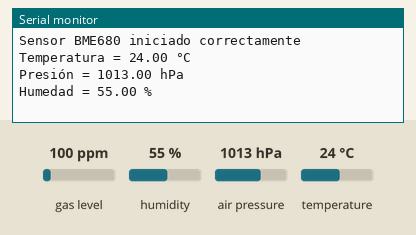
Recording of a sketch running on a simulated ESP32. Shown: the last lines printed to the serial monitor. The inputs (shaded band) are chosen by the test bench; at power-on: humidity 55 %, air pressure 1013 hPa, temperature 24 °C, gas level 100 ppm.

Above: at 2.2 s.
2.3 s: humidity set to 22 %
At 3.0 s:
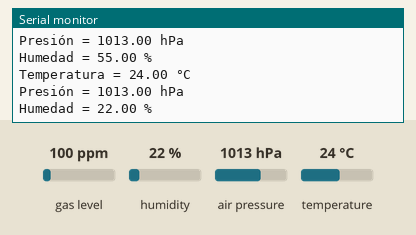
3.9 s: air pressure set to 952 hPa
At 5.0 s:
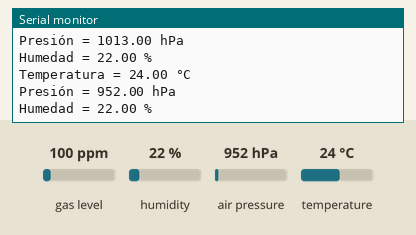
5.5 s: temperature set to 12 °C
At 6.6 s:
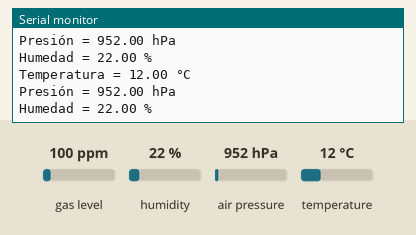

The sketch:

BME680_Code.ino
```cpp
#include <Wire.h>
#include <Adafruit_Sensor.h>
#include "Adafruit_BME680.h"  //libreria Sensor

// Pines I2C
#define I2C_SDA 21
#define I2C_SCL 33

Adafruit_BME680 bme;  // I2C

void setup() {
  delay(1000);
  Serial.begin(115200);
  while (!Serial);

  Wire.begin(I2C_SDA, I2C_SCL);  // Inicia I2C en pines establecidos

  // Inicializa el sensor BME680
  if (!bme.begin()) {
    Serial.println("Error al detectar BME680 ");    //Si no se logra inicializar entra no avanza el programa
    while (1);
  }

  // Configura el sensor
  bme.setTemperatureOversampling(BME680_OS_8X);
  bme.setHumidityOversampling(BME680_OS_2X);
  bme.setPressureOversampling(BME680_OS_4X);
  bme.setIIRFilterSize(BME680_FILTER_SIZE_3);
  bme.setGasHeater(320, 150); // Temperatura y duración del calentador (para medición de gas)

  Serial.println("Sensor BME680 iniciado correctamente ");
}

void loop() {
  // Prepara una lectura
  if (!bme.performReading()) {
    Serial.println("Error al leer del BME680");
    return;
  }

  //Variables de la medicion del sensor
  float temp = bme.temperature;   //Celsius
  float press = bme.pressure;  //Pascales
  float hum = bme.humidity;   //% (relativa)

  float BME680_data[3]= {temp,press,hum};  //Vector de datos del sensor

  //Salidas en el monitor serial
  Serial.print("Temperatura = ");
  Serial.print(temp);
  Serial.println(" °C");

  Serial.print("Presión = ");
  Serial.print(press / 100.0);
  Serial.println(" hPa");

  Serial.print("Humedad = ");
  Serial.print(hum);
  Serial.println(" %");

  Serial.println();
  delay(1000);    //tiempo entre mediciones
}
```

Measured:
- after the input at 2.3 s, the serial monitor: prints a new line at once (image 1)
- after the input at 3.9 s, the serial monitor: prints a new line after 0.72 s (image 2)
- after the input at 5.5 s, the serial monitor: prints a new line after 0.27 s (image 3)
